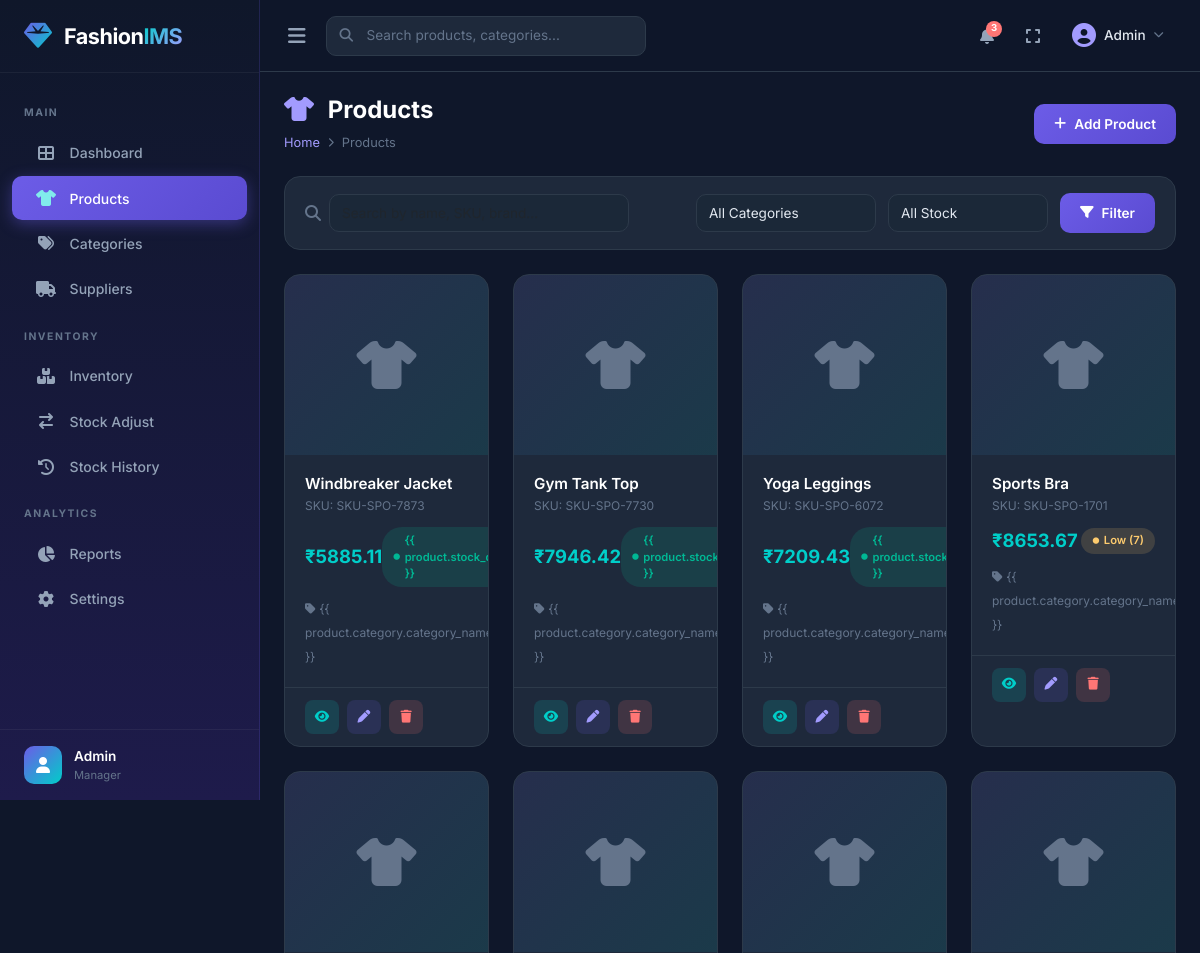
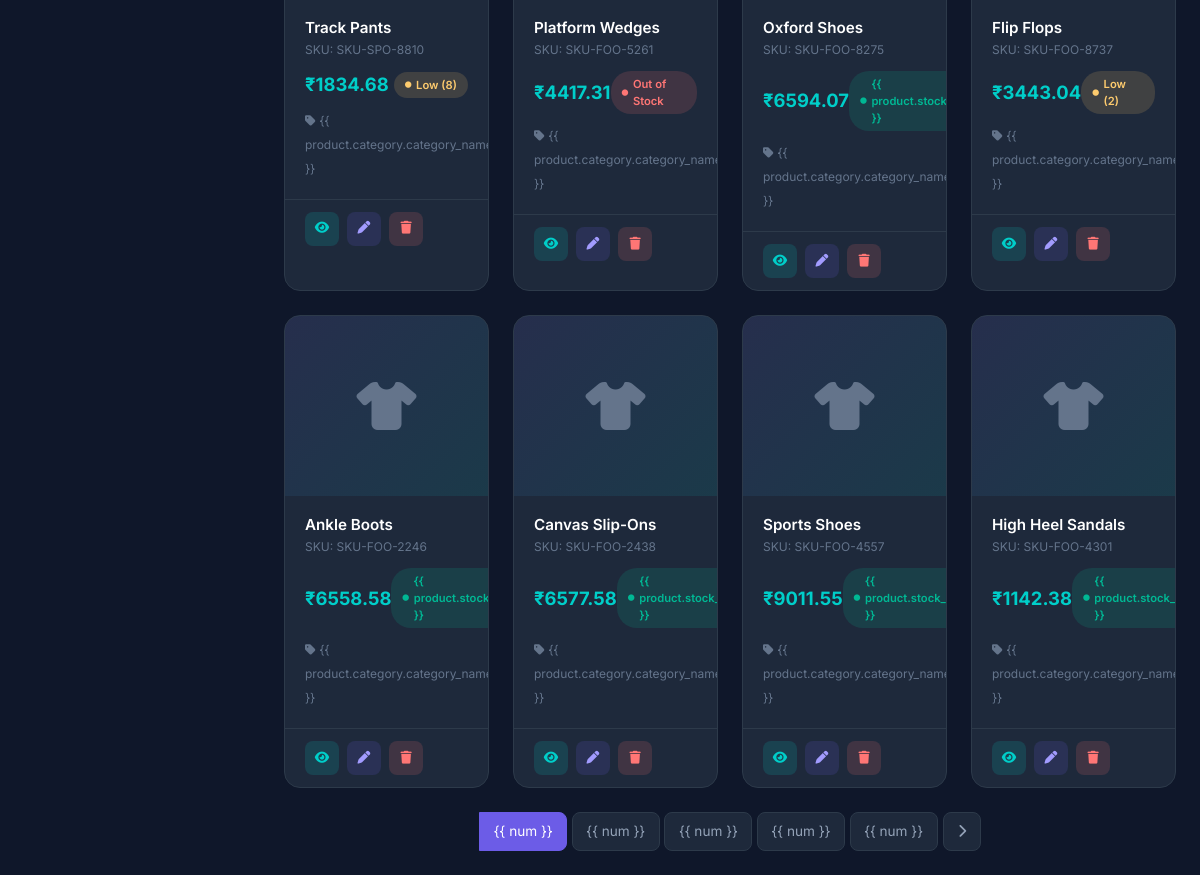
Screenshot of /products/ with the database file from the repository (2 pictures, top to bottom).
### apps/products/models.py (models this page shows, shortened)
class Product(models.Model):
    name = models.CharField(max_length=200)
    sku = models.CharField(max_length=50, unique=True)
    category = models.ForeignKey(
        'categories.Category', on_delete=models.SET_NULL,
        null=True, blank=True, related_name='products'
    )
    brand = models.CharField(max_length=100, blank=True)
    size = models.CharField(max_length=50, blank=True)
    color = models.CharField(max_length=50, blank=True)
    price = models.DecimalField(max_digits=10, decimal_places=2, default=0)
    stock_quantity = models.PositiveIntegerField(default=0)
    supplier = models.ForeignKey(
        'suppliers.Supplier', on_delete=models.SET_NULL,
        null=True, blank=True, related_name='products'
    )
    product_image = models.ImageField(upload_to='products/', blank=True, null=True)
    description = models.TextField(blank=True)
    created_at = models.DateTimeField(auto_now_add=True)
    updated_at = models.DateTimeField(auto_now=True)
    class Meta:
        ordering = ['-created_at']
    @property
    def is_low_stock(self):
        return 0 < self.stock_quantity < 10
    @property
    def is_out_of_stock(self):
        return self.stock_quantity == 0

### apps/products/views.py (the view)
# urls.py: path('', views.product_list, name='product_list'),
def product_list(request):
    products = Product.objects.select_related('category', 'supplier').all()
    query = request.GET.get('q', '')
    if query:
        products = products.filter(
            Q(name__icontains=query) |
            Q(sku__icontains=query) |
            Q(brand__icontains=query)
        )
    category_id = request.GET.get('category', '')
    if category_id:
        products = products.filter(category_id=category_id)
    stock_status = request.GET.get('stock', '')
    if stock_status == 'low':
        products = products.filter(stock_quantity__gt=0, stock_quantity__lt=10)
    elif stock_status == 'out':
        products = products.filter(stock_quantity=0)
    elif stock_status == 'in':
        products = products.filter(stock_quantity__gte=10)
    paginator = Paginator(products, 12)
    page = request.GET.get('page')
    products = paginator.get_page(page)
    categories = Category.objects.all()
    context = {
        'products': products,
        'categories': categories,
        'query': query,
        'category_id': category_id,
        'stock_status': stock_status,
    }
    return render(request, 'products/product_list.html', context)

### templates/products/product_list.html (shortened to what this page needs)
{% extends 'base.html' %}
{% block content %}
<div class="page-header">
    <div>
        <h1 class="page-title"><i class="fas fa-tshirt"></i> Products</h1>
        <div class="breadcrumb-custom">
            <a href="{% url 'dashboard:index' %}">Home</a>
            <i class="fas fa-chevron-right" style="font-size: 0.6rem;"></i>
            <span>Products</span>
        </div>
    </div>
    <a href="{% url 'products:product_add' %}" class="btn-primary-custom">
        <i class="fas fa-plus"></i> Add Product
    </a>
</div>
<form method="get" class="filter-bar">
    <div class="d-flex align-items-center gap-2 flex-grow-1">
        <i class="fas fa-search" style="color: var(--text-muted);"></i>
        <input type="text" name="q" class="form-control" placeholder="Search by name, SKU, brand..." value="{{ query }}"
            style="max-width: 300px;">
    </div>
    <select name="category" class="form-select" style="max-width: 180px;">
        <option value="">All Categories</option>
    </select>
    <select name="stock" class="form-select" style="max-width: 160px;">
        <option value="">All Stock</option>
    </select>
    <button type="submit" class="btn-primary-custom"><i class="fas fa-filter"></i> Filter</button>
</form>
<div class="row g-4">
    {% for product in products %}
    <div class="col-xl-3 col-lg-4 col-md-6">
        <div class="product-grid-card animate-slide-up">
            {% if product.product_image %}
            <img src="{{ product.product_image.url }}" alt="{{ product.name }}" class="product-image">
            {% else %}
            <div class="product-image-placeholder">
                <i class="fas fa-tshirt"></i>
            </div>
            {% endif %}
            <div class="card-body">
                <h6 class="product-name">{{ product.name|truncatechars:35 }}</h6>
                <p class="product-sku">SKU: {{ product.sku }}</p>
                <div class="d-flex align-items-center justify-content-between mb-2">
                    <span class="product-price">&#8377;{{ product.price }}</span>
                    <span class="product-stock">
                        {% if product.is_out_of_stock %}
                        <span class="badge-stock out-of-stock"><i class="fas fa-circle" style="font-size: 0.4rem;"></i>
                            Out of Stock</span>
                        {% elif product.is_low_stock %}
                        <span class="badge-stock low-stock"><i class="fas fa-circle" style="font-size: 0.4rem;"></i> Low
                            ({{ product.stock_quantity }})</span>
                        {% else %}
                        <span class="badge-stock in-stock"><i class="fas fa-circle" style="font-size: 0.4rem;"></i> {{
                            product.stock_quantity }}</span>
                        {% endif %}
                    </span>
                </div>
                {% if product.category %}
                <span style="font-size: 0.75rem; color: var(--text-muted);"><i class="fas fa-tag me-1"></i>{{
                    product.category.category_name }}</span>
                {% endif %}
            </div>
            <div class="card-actions">
                <a href="{% url 'products:product_detail' product.pk %}" class="btn-icon view" title="View"><i
                        class="fas fa-eye"></i></a>
                <a href="{% url 'products:product_edit' product.pk %}" class="btn-icon edit" title="Edit"><i
                        class="fas fa-pen"></i></a>
                <a href="{% url 'products:product_delete' product.pk %}" class="btn-icon delete" title="Delete"><i
                        class="fas fa-trash"></i></a>
            </div>
        </div>
    </div>
    {% endfor %}
</div>
{% if products.has_other_pages %}
<nav class="pagination-custom">
    {% for num in products.paginator.page_range %}
    <span class="page-item {% if products.number == num %}active{% endif %}">
        <a class="page-link"
            href="?page={{ num }}{% if query %}&q={{ query }}{% endif %}{% if category_id %}&category={{ category_id }}{% endif %}{% if stock_status %}&stock={{ stock_status }}{% endif %}">{{
            num }}</a>
    </span>
    {% endfor %}
    {% if products.has_next %}
    <a class="page-link"
        href="?page={{ products.next_page_number }}{% if query %}&q={{ query }}{% endif %}{% if category_id %}&category={{ category_id }}{% endif %}{% if stock_status %}&stock={{ stock_status }}{% endif %}">
        <i class="fas fa-chevron-right"></i>
    </a>
    {% endif %}
</nav>
{% endif %}
{% endblock %}

### templates/base.html (shortened to what this page needs)
{% load static %}
<!DOCTYPE html>
<html lang="en">
<head>
    <link href="https://cdn.jsdelivr.net/npm/bootstrap@5.3.3/dist/css/bootstrap.min.css" rel="stylesheet">
    <link href="https://cdnjs.cloudflare.com/ajax/libs/font-awesome/6.5.1/css/all.min.css" rel="stylesheet">
    <link rel="stylesheet" href="{% static 'css/style.css' %}">
</head>
<body>
    <aside class="sidebar" id="sidebar">
        <div class="sidebar-header">
            <div class="sidebar-brand">
                <i class="fas fa-gem brand-icon"></i>
                <span class="brand-text">Fashion<span class="text-accent">IMS</span></span>
            </div>
        </div>
        <nav class="sidebar-nav">
            <div class="nav-section-title">MAIN</div>
            <a href="{% url 'dashboard:index' %}" class="nav-link {% if request.resolver_match.url_name == 'index' and request.resolver_match.namespace == 'dashboard' %}active{% endif %}" id="nav-dashboard">
                <i class="fas fa-th-large"></i>
                <span>Dashboard</span>
            </a>
            <a href="{% url 'products:product_list' %}" class="nav-link {% if request.resolver_match.namespace == 'products' %}active{% endif %}" id="nav-products">
                <i class="fas fa-tshirt"></i>
                <span>Products</span>
            </a>
            <a href="{% url 'categories:category_list' %}" class="nav-link {% if request.resolver_match.namespace == 'categories' %}active{% endif %}" id="nav-categories">
                <i class="fas fa-tags"></i>
                <span>Categories</span>
            </a>
            <a href="{% url 'suppliers:supplier_list' %}" class="nav-link {% if request.resolver_match.namespace == 'suppliers' %}active{% endif %}" id="nav-suppliers">
                <i class="fas fa-truck"></i>
                <span>Suppliers</span>
            </a>
            <div class="nav-section-title">INVENTORY</div>
            <a href="{% url 'inventory:inventory_list' %}" class="nav-link {% if request.resolver_match.url_name == 'inventory_list' %}active{% endif %}" id="nav-inventory">
                <i class="fas fa-boxes-stacked"></i>
                <span>Inventory</span>
            </a>
            <a href="{% url 'inventory:stock_adjust' %}" class="nav-link {% if request.resolver_match.url_name == 'stock_adjust' %}active{% endif %}" id="nav-stock-adjust">
                <i class="fas fa-arrow-right-arrow-left"></i>
                <span>Stock Adjust</span>
            </a>
            <a href="{% url 'inventory:stock_history' %}" class="nav-link {% if request.resolver_match.url_name == 'stock_history' %}active{% endif %}" id="nav-stock-history">
                <i class="fas fa-clock-rotate-left"></i>
                <span>Stock History</span>
            </a>
            <div class="nav-section-title">ANALYTICS</div>
            <a href="{% url 'inventory:reports' %}" class="nav-link {% if request.resolver_match.url_name == 'reports' %}active{% endif %}" id="nav-reports">
                <i class="fas fa-chart-pie"></i>
                <span>Reports</span>
            </a>
            <a href="{% url 'inventory:settings' %}" class="nav-link {% if request.resolver_match.url_name == 'settings' %}active{% endif %}" id="nav-settings">
                <i class="fas fa-gear"></i>
                <span>Settings</span>
            </a>
        </nav>
        <div class="sidebar-footer">
            <div class="sidebar-user">
                <div class="user-avatar">
                    <i class="fas fa-user"></i>
                </div>
                <div class="user-info">
                    <span class="user-name">Admin</span>
                    <span class="user-role">Manager</span>
                </div>
            </div>
        </div>
    </aside>
    <div class="main-wrapper" id="mainWrapper">
        <nav class="top-navbar">
            <div class="navbar-left">
                <button class="sidebar-toggle" id="sidebarToggle">
                    <i class="fas fa-bars"></i>
                </button>
                <div class="search-box">
                    <i class="fas fa-search search-icon"></i>
                    <input type="text" class="search-input" placeholder="Search products, categories..." id="globalSearch">
                </div>
            </div>
            <div class="navbar-right">
                <div class="navbar-item" id="notif-bell">
                    <i class="fas fa-bell"></i>
                    <span class="notification-badge" id="notifBadge">3</span>
                </div>
                <div class="navbar-item">
                    <i class="fas fa-expand" id="fullscreenBtn"></i>
                </div>
                <div class="profile-dropdown">
                    <div class="profile-trigger" id="profileTrigger">
                        <div class="profile-avatar">
                            <i class="fas fa-user-circle"></i>
                        </div>
                        <span class="profile-name">Admin</span>
                        <i class="fas fa-chevron-down"></i>
                    </div>
                </div>
            </div>
        </nav>
        <main class="content-area">
            {% block content %}{% endblock %}
        </main>
    </div>
</body>
</html>

### rows the page displays
Product: name "Windbreaker Jacket", sku "SKU-SPO-7873", price "5885.11"
Product: name "Gym Tank Top", sku "SKU-SPO-7730", price "7946.42"
Product: name "Yoga Leggings", sku "SKU-SPO-6072", price "7209.43"
Product: name "Sports Bra", sku "SKU-SPO-1701", price "8653.67", stock_quantity "7"
Product: name "Track Pants", sku "SKU-SPO-8810", price "1834.68", stock_quantity "8"
Product: name "Platform Wedges", sku "SKU-FOO-5261", price "4417.31", stock_quantity 0 (drawn)
Product: name "Oxford Shoes", sku "SKU-FOO-8275", price "6594.07"
Product: name "Flip Flops", sku "SKU-FOO-8737", price "3443.04", stock_quantity "2"
Product: name "Ankle Boots", sku "SKU-FOO-2246", price "6558.58"
Product: name "Canvas Slip-Ons", sku "SKU-FOO-2438", price "6577.58"
Product: name "Sports Shoes", sku "SKU-FOO-4557", price "9011.55"
Product: name "High Heel Sandals", sku "SKU-FOO-4301", price "1142.38"
